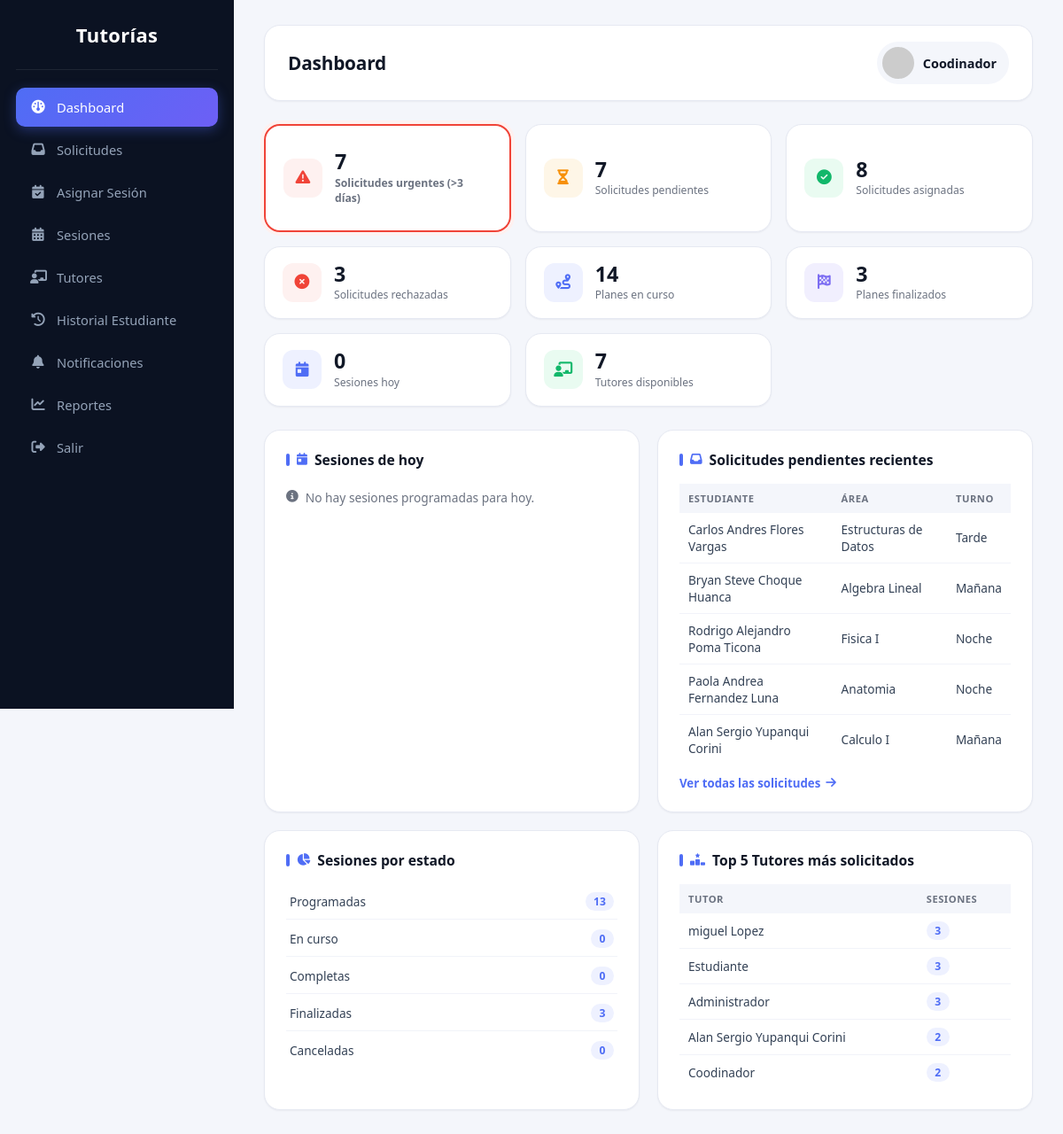
/coordinador/dashboard.php (signed in), run on the app's committed database.
### tables this page shows
CREATE TABLE `solicitud_tutoria` (
  `id_solicitud` int(11) NOT NULL,
  `id_estudiante` int(11) NOT NULL,
  `id_area` int(11) NOT NULL,
  `turno` enum('mañana','tarde','noche') NOT NULL,
  `fecha_solicitud` datetime DEFAULT current_timestamp(),
  `motivo` varchar(255) DEFAULT NULL,
  `estado` enum('pendiente','asignada','rechazada') NOT NULL DEFAULT 'pendiente'
);

CREATE TABLE `area_academica` (
  `id_area` int(11) NOT NULL,
  `nombre_area` varchar(120) NOT NULL,
  `descripcion` varchar(255) DEFAULT NULL,
  `id_carrera` int(11) NOT NULL
);

### coordinador/dashboard.php (the view, shortened to what this page needs)
<?php
require_once '../config/conexion.php';
$sol_estado = $pdo->query("SELECT estado, COUNT(*) AS total FROM solicitud_tutoria GROUP BY estado")->fetchAll(PDO::FETCH_KEY_PAIR);
$sol_pendientes = $sol_estado['pendiente'] ?? 0;
$sol_asignadas = $sol_estado['asignada'] ?? 0;
$sol_rechazadas = $sol_estado['rechazada'] ?? 0;
$sol_urgentes = $pdo->query("
    SELECT COUNT(*) FROM solicitud_tutoria
    WHERE estado = 'pendiente' AND DATEDIFF(NOW(), fecha_solicitud) > 3
")->fetchColumn();
$ses_estado = $pdo->query("SELECT estado, COUNT(*) AS total FROM sesion_tutoria GROUP BY estado")->fetchAll(PDO::FETCH_KEY_PAIR);
$ses_programadas = $ses_estado['programada'] ?? 0;
$ses_en_curso = $ses_estado['en curso'] ?? 0;
$ses_completas = $ses_estado['completa'] ?? 0;
$ses_finalizadas = $ses_estado['finalizada'] ?? 0;
$ses_canceladas = $ses_estado['cancelada'] ?? 0;
$planes_en_curso = $pdo->query("SELECT COUNT(*) FROM plan_tutoria WHERE estado='en curso'")->fetchColumn();
$planes_finalizados = $pdo->query("SELECT COUNT(*) FROM plan_tutoria WHERE estado='finalizado'")->fetchColumn();
$sesiones_hoy = $pdo->query("
    SELECT s.id_sesion, s.hora_inicio, s.hora_fin, s.turno, s.modalidad, s.estado,
        CONCAT(u.nombre,' ',u.apellido) AS tutor, a.nombre_area
    FROM sesion_tutoria s
    JOIN tutor t ON s.id_tutor = t.id_tutor
    JOIN usuario u ON t.id_tutor = u.id_usuario
    JOIN area_academica a ON s.id_area = a.id_area
    WHERE s.fecha = CURDATE()
    ORDER BY s.hora_inicio
")->fetchAll();
$total_tutores = $pdo->query("SELECT COUNT(*) FROM tutor WHERE disponible='si'")->fetchColumn();
$top_tutores = $pdo->query("SELECT * FROM vw_tutores_mas_solicitados LIMIT 5")->fetchAll();
$solicitudes_recientes = $pdo->query("
    SELECT sol.id_solicitud, sol.fecha_solicitud, sol.turno, sol.motivo,
        CONCAT(u.nombre,' ',u.apellido) AS estudiante, a.nombre_area
    FROM solicitud_tutoria sol
    JOIN estudiante e ON sol.id_estudiante = e.id_estudiante
    JOIN usuario u ON e.id_estudiante = u.id_usuario
    JOIN area_academica a ON sol.id_area = a.id_area
    WHERE sol.estado = 'pendiente'
    ORDER BY sol.fecha_solicitud DESC
    LIMIT 5
")->fetchAll();
?>
<!DOCTYPE html>
<html lang="es">
<head>
<link rel="stylesheet"
href="https://cdnjs.cloudflare.com/ajax/libs/font-awesome/6.7.1/css/all.min.css">
<link rel="stylesheet" href="../assets/css/reportes.css">
<link rel="stylesheet" href="../assets/css/coordinador.css">
</head>
<body>
<div class="sidebar">
    <div class="logo">Tutorías</div>
    <a href="dashboard.php" class="active">
        <i class="fa-solid fa-gauge"></i><span>Dashboard</span>
    </a>
    <a href="solicitudes.php">
        <i class="fa-solid fa-inbox"></i><span>Solicitudes</span>
    </a>
    <a href="asignar_sesion.php">
        <i class="fa-solid fa-calendar-check"></i><span>Asignar Sesión</span>
    </a>
    <a href="sesiones.php">
        <i class="fa-solid fa-calendar-days"></i><span>Sesiones</span>
    </a>
    <a href="tutores.php">
        <i class="fa-solid fa-chalkboard-user"></i><span>Tutores</span>
    </a>
    <a href="historial_estudiante.php">
        <i class="fa-solid fa-clock-rotate-left"></i><span>Historial Estudiante</span>
    </a>
    <a href="notificaciones.php">
        <i class="fa-solid fa-bell"></i><span>Notificaciones</span>
    </a>
    <a href="reportes.php">
        <i class="fa-solid fa-chart-line"></i><span>Reportes</span>
    </a>
    <a href="../auth/logout.php">
        <i class="fa-solid fa-right-from-bracket"></i><span>Salir</span>
    </a>
</div>
<div class="main">
    <div class="topbar">
        <h2>Dashboard</h2>
        <div class="user">
            <img src="https://ui-avatars.com/api/?name=<?= urlencode($_SESSION['nombre']) ?>&background=4f6df5&color=fff">
            <?= htmlspecialchars($_SESSION['nombre']) ?>
        </div>
    </div>
    <div class="stats-grid">
        <a class="stat-card-link" href="notificaciones.php">
            <div class="stat-card <?= $sol_urgentes > 0 ? 'alerta' : '' ?>">
                <div class="stat-icono rojo"><i class="fa-solid fa-triangle-exclamation"></i></div>
                <div>
                    <div class="stat-numero"><?= $sol_urgentes ?></div>
                    <div class="stat-label">Solicitudes urgentes (&gt;3 días)</div>
                </div>
            </div>
        </a>
        <div class="stat-card">
            <div class="stat-icono naranja"><i class="fa-solid fa-hourglass-half"></i></div>
            <div>
                <div class="stat-numero"><?= $sol_pendientes ?></div>
                <div class="stat-label">Solicitudes pendientes</div>
            </div>
        </div>
        <div class="stat-card">
            <div class="stat-icono verde"><i class="fa-solid fa-circle-check"></i></div>
            <div>
                <div class="stat-numero"><?= $sol_asignadas ?></div>
                <div class="stat-label">Solicitudes asignadas</div>
            </div>
        </div>
        <div class="stat-card">
            <div class="stat-icono rojo"><i class="fa-solid fa-circle-xmark"></i></div>
            <div>
                <div class="stat-numero"><?= $sol_rechazadas ?></div>
                <div class="stat-label">Solicitudes rechazadas</div>
            </div>
        </div>
        <div class="stat-card">
            <div class="stat-icono azul"><i class="fa-solid fa-route"></i></div>
            <div>
                <div class="stat-numero"><?= $planes_en_curso ?></div>
                <div class="stat-label">Planes en curso</div>
            </div>
        </div>
        <div class="stat-card">
            <div class="stat-icono morado"><i class="fa-solid fa-flag-checkered"></i></div>
            <div>
                <div class="stat-numero"><?= $planes_finalizados ?></div>
                <div class="stat-label">Planes finalizados</div>
            </div>
        </div>
        <div class="stat-card">
            <div class="stat-icono azul"><i class="fa-solid fa-calendar-day"></i></div>
            <div>
                <div class="stat-numero"><?= count($sesiones_hoy) ?></div>
                <div class="stat-label">Sesiones hoy</div>
            </div>
        </div>
        <div class="stat-card">
            <div class="stat-icono verde"><i class="fa-solid fa-chalkboard-user"></i></div>
            <div>
                <div class="stat-numero"><?= $total_tutores ?></div>
                <div class="stat-label">Tutores disponibles</div>
            </div>
        </div>
    </div>
    <div class="secciones">
        <div class="bloque">
            <h3><i class="fa-solid fa-calendar-day"></i> Sesiones de hoy</h3>
            <?php if (count($sesiones_hoy) === 0): ?>
                <p class="vacio"><i class="fa-solid fa-circle-info"></i> No hay sesiones programadas para hoy.</p>
            <?php endif; ?>
        </div>
        <div class="bloque">
            <h3><i class="fa-solid fa-inbox"></i> Solicitudes pendientes recientes</h3>
            <?php if (count($solicitudes_recientes) === 0): ?>
                <p class="vacio"><i class="fa-solid fa-circle-check"></i> No hay solicitudes pendientes.</p>
            <?php else: ?>
            <table>
                <thead><tr><th>Estudiante</th><th>Área</th><th>Turno</th></tr></thead>
                <tbody>
                    <?php foreach ($solicitudes_recientes as $s): ?>
                    <tr>
                        <td><?= htmlspecialchars($s['estudiante']) ?></td>
                        <td><?= htmlspecialchars($s['nombre_area']) ?></td>
                        <td><?= ucfirst($s['turno']) ?></td>
                    </tr>
                    <?php endforeach; ?>
                </tbody>
            </table>
            <?php endif; ?>
            <a class="link-ver-mas" href="solicitudes.php">Ver todas las solicitudes <i class="fa-solid fa-arrow-right"></i></a>
        </div>
        <div class="bloque">
            <h3><i class="fa-solid fa-chart-pie"></i> Sesiones por estado</h3>
            <div class="lista-mini">
                <div class="fila-mini"><span>Programadas</span><span class="contador"><?= $ses_programadas ?></span></div>
                <div class="fila-mini"><span>En curso</span><span class="contador"><?= $ses_en_curso ?></span></div>
                <div class="fila-mini"><span>Completas</span><span class="contador"><?= $ses_completas ?></span></div>
                <div class="fila-mini"><span>Finalizadas</span><span class="contador"><?= $ses_finalizadas ?></span></div>
                <div class="fila-mini"><span>Canceladas</span><span class="contador"><?= $ses_canceladas ?></span></div>
            </div>
        </div>
        <div class="bloque">
            <h3><i class="fa-solid fa-ranking-star"></i> Top 5 Tutores más solicitados</h3>
            <?php if (count($top_tutores) === 0): ?>
                <p class="vacio"><i class="fa-solid fa-circle-info"></i> Aún no hay sesiones registradas.</p>
            <?php else: ?>
            <table>
                <thead><tr><th>Tutor</th><th>Sesiones</th></tr></thead>
                <tbody>
                    <?php foreach ($top_tutores as $t): ?>
                    <tr>
                        <td><?= htmlspecialchars($t['tutor']) ?></td>
                        <td><span class="contador"><?= $t['total_sesiones'] ?></span></td>
                    </tr>
                    <?php endforeach; ?>
                </tbody>
            </table>
            <?php endif; ?>
        </div>
    </div>
</div>
</body>
</html>

### assets/css/reportes.css (style rules this page uses)
:root { --bg:#f4f6fb; --surface:#ffffff; --border:#e6e9f2; --text:#111827; --muted:#6b7280; --sidebar:#0b1222; --sidebar-hover:#161f36; --accent:#4f6df5; --accent-soft:#eef1ff; --green:#12b76a; --green-soft:#e9fbf1; --red:#f04438; --red-soft:#fef1f0; --orange:#f79009; --orange-soft:#fef6e7; --radius-lg:18px; --radius-md:12px; --shadow-sm:0 1px 2px rgba(16,24,40,.05); --shadow-md:0 10px 24px rgba(16,24,40,.08); }
* { margin:0; padding:0; box-sizing:border-box; font-family:'Segoe UI',system-ui,-apple-system,sans-serif; }
body { background:var(--bg); display:flex; color:var(--text); -webkit-font-smoothing:antialiased; }
.sidebar { width:264px; background:var(--sidebar); min-height:100vh; position:fixed; left:0; top:0; padding:24px 18px; display:flex; flex-direction:column; }
.logo { color:#ffffff; font-size:22px; font-weight:700; text-align:center; letter-spacing:.3px; padding-bottom:24px; border-bottom:1px solid rgba(255,255,255,.08); margin-bottom:20px; }
.sidebar a { display:flex; align-items:center; gap:12px; color:#94a3b8; text-decoration:none; padding:12px 16px; border-radius:10px; margin-bottom:4px; transition:.18s ease; font-size:.92rem; font-weight:500; }
.sidebar a.active { background:linear-gradient(135deg,var(--accent),#6d5ff5); color:#ffffff; box-shadow:0 4px 14px rgba(79,109,245,.35); }
.sidebar i { width:18px; text-align:center; font-size:.95rem; }
.main { margin-left:264px; width:calc(100% - 264px); padding:28px 34px; max-width:1600px; }
.topbar { background:var(--surface); padding:18px 26px; border-radius:var(--radius-lg); border:1px solid var(--border); box-shadow:var(--shadow-sm); display:flex; justify-content:space-between; align-items:center; margin-bottom:26px; }
.topbar h2 { color:var(--text); font-size:1.3rem; font-weight:700; letter-spacing:-.2px; }
.user { display:flex; align-items:center; gap:10px; font-weight:600; color:var(--text); font-size:.9rem; background:var(--bg); padding:6px 14px 6px 6px; border-radius:999px; }
.user img { width:36px; height:36px; border-radius:50%; }
.secciones { display:grid; grid-template-columns:1fr 1fr; gap:20px; }
.bloque { background:var(--surface); border-radius:var(--radius-lg); border:1px solid var(--border); box-shadow:var(--shadow-sm); padding:22px 24px; transition:.2s ease; }
.bloque h3 { color:var(--text); font-size:.98rem; font-weight:700; margin-bottom:16px; display:flex; align-items:center; gap:8px; }
.bloque h3::before { content:""; width:4px; height:14px; background:var(--accent); border-radius:4px; flex-shrink:0; }
table { width:100%; border-collapse:collapse; }
thead { background:var(--bg); }
th { color:var(--muted); font-size:.7rem; text-transform:uppercase; letter-spacing:.5px; font-weight:700; padding:9px 10px; text-align:left; }
td { padding:9px 10px; font-size:.85rem; color:#334155; border-bottom:1px solid #f1f3f9; }
tbody tr { transition:.15s ease; }
tbody tr:last-child td { border-bottom:none; }
.contador { display:inline-flex; align-items:center; justify-content:center; min-width:26px; padding:2px 9px; border-radius:999px; font-weight:700; font-size:.76rem; background:var(--accent-soft); color:var(--accent); }
.vacio { color:var(--muted); font-size:.86rem; display:flex; align-items:center; gap:8px; padding:6px 0 2px; }

### data on the page
solicitud_tutoria: estudiante "Carlos Andres Flores Vargas", id_area.nombre_area "Estructuras de Datos", turno "Tarde"
solicitud_tutoria: estudiante "Bryan Steve Choque Huanca", id_area.nombre_area "Algebra Lineal", turno "Mañana"
solicitud_tutoria: estudiante "Rodrigo Alejandro Poma Ticona", id_area.nombre_area "Fisica I", turno "Noche"
solicitud_tutoria: estudiante "Paola Andrea Fernandez Luna", id_area.nombre_area "Anatomia", turno "Noche"
solicitud_tutoria: estudiante "Alan Sergio Yupanqui Corini", id_area.nombre_area "Calculo I", turno "Mañana"

### other printed values
$_SESSION['nombre'] "Coodinador"
$sol_urgentes "7"
$sol_pendientes "7"
$sol_asignadas "8"
$sol_rechazadas "3"
$planes_en_curso "14"
$planes_finalizados "3"
count($sesiones_hoy) "0"
$total_tutores "7"
$ses_programadas "13"
$ses_en_curso "0"
$ses_completas "0"
$ses_finalizadas "3"
$ses_canceladas "0"
$t['tutor'] "miguel Lopez"
